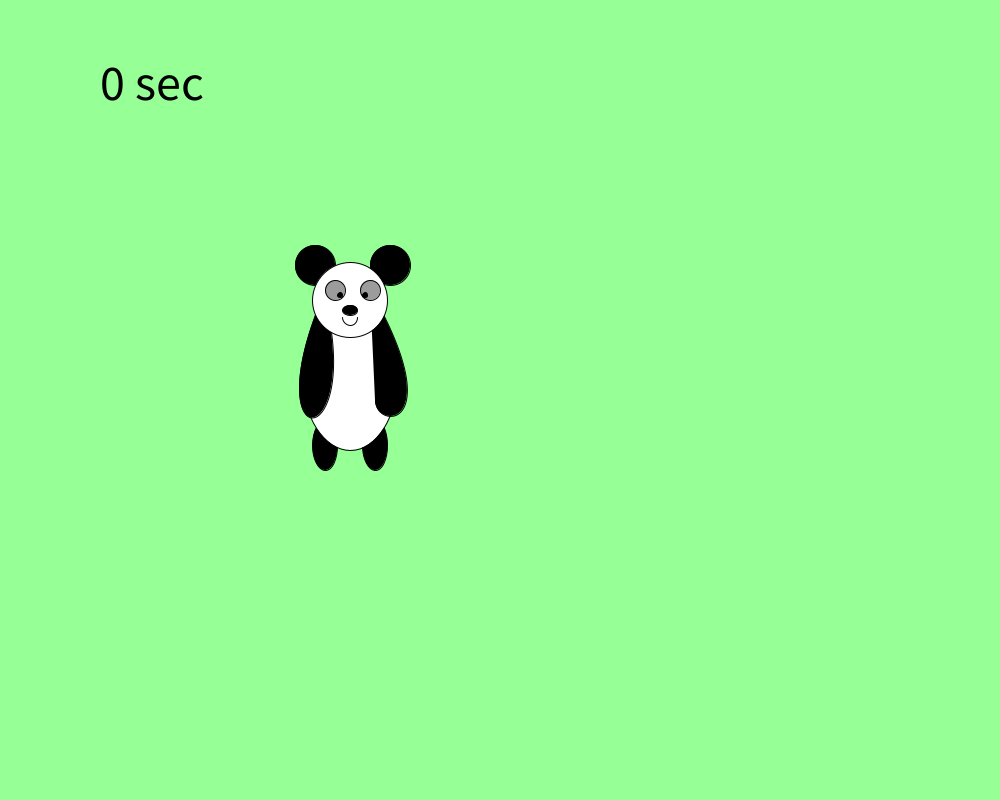
Frame 1 (no input)
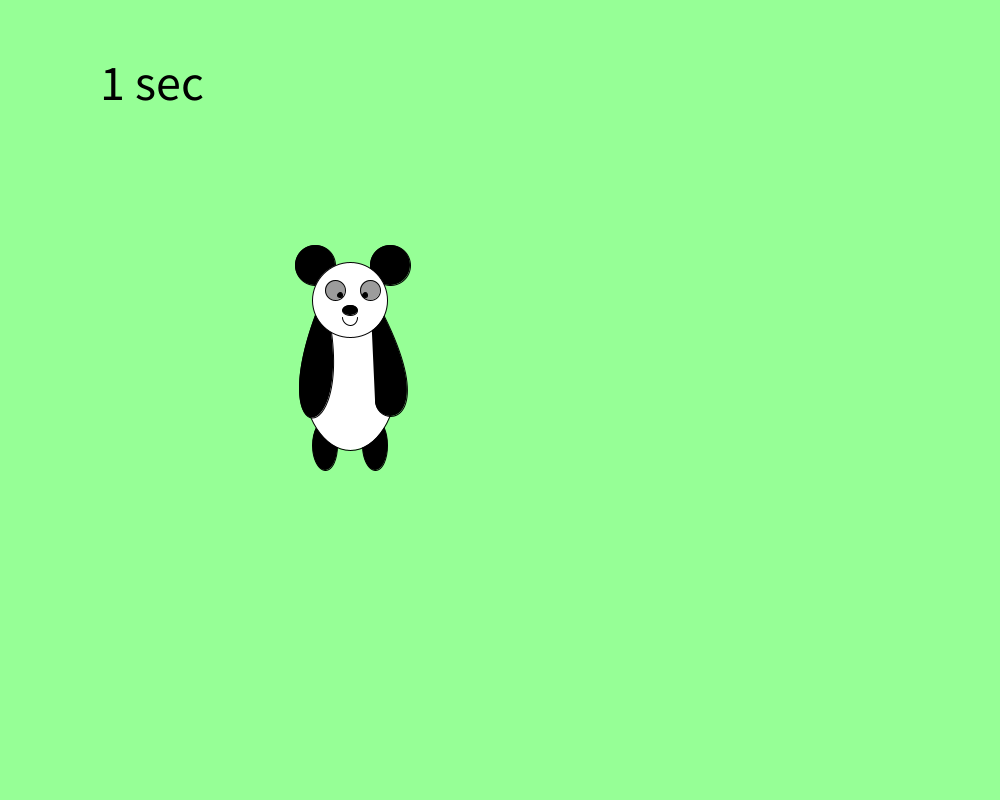
Frame 60 (the mouse pressed at the canvas centre just before this capture)
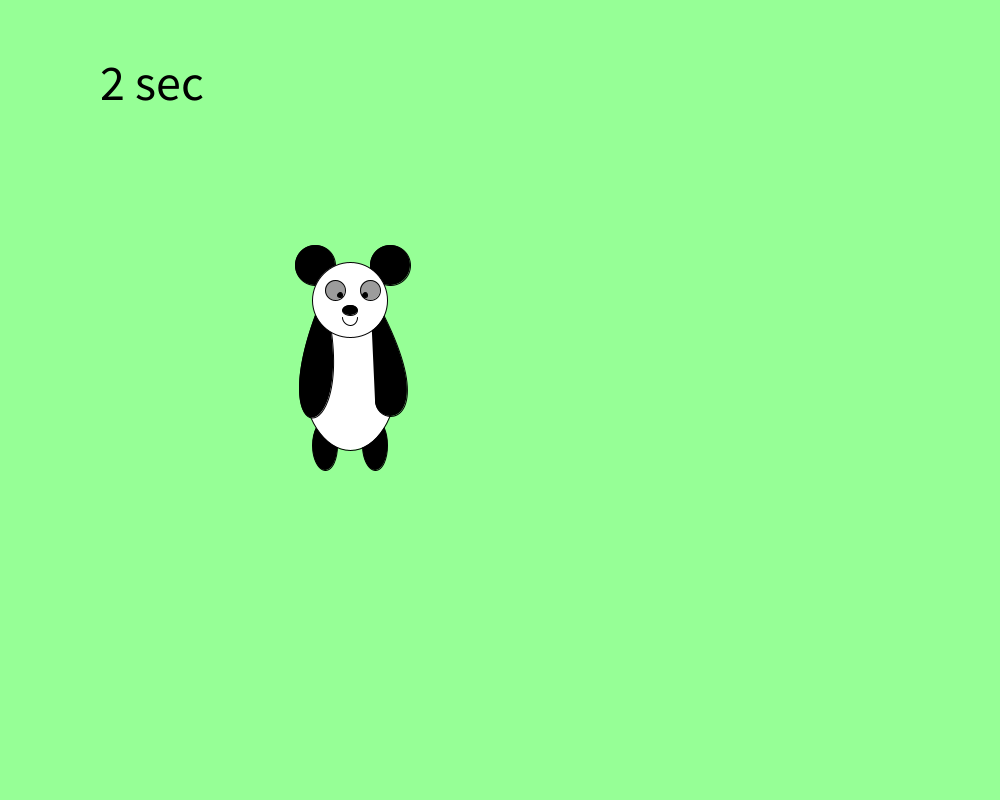
Frame 120 (the mouse held since frame 60 and released just before this capture)

The Processing sketch that drew these frames (run headless with seeded random() and noise(); from frame 60 on, the mouse is pressed at the canvas centre):

// Processing sketch: hw6timeMain
// ── hw6timeMain.pde
float a, b, c;
float p, q, r;
int fcount = 0;
void setup() {
  size(1000, 800);
  background(255);
  a = 400;
  b = 300;
  c = 50;
  p = 600;
  q = 300;
  r = 30;
  textSize(50);
}
void draw() {  // called 60 times in a second
  if (fcount < 120) {
    background(150, 255, 150);
    coffee(a, b, c,0);
  } else if (fcount < 240) {
    background(100, 250, 255);
    HourBear(p, q, r,0);
  } else {
    background(255, 150, 255);
    coffee(a, b, c,1);
    HourBear(p, q, r,1);
  }
  fcount++;
  if (fcount>360) fcount = 0;
  text(fcount/60 + " sec", 100, 100);
}

// ── hour.pde

void HourBear(float x, float y, float d,int option) {
  //body
  fill(149, 120, 106);
  ellipse(x-1*d, y+3.4*d, d*6.4, d*4.4);
  // ears
  ellipse(x-2.75*d, y-1.35*d, d*1.7, d*1.7);
  ellipse(x+0.75*d, y-1.35*d, d*1.7, d*1.7);
  // inner ears
  fill(112, 90, 87);
  ellipse(x-2.75*d, y-1.35*d, d*1.4, d*1.4);
  ellipse(x+0.75*d, y-1.35*d, d*1.4, d*1.4);
  //face
  if(option == 0) fill(149, 120, 106);
  else fill(255,200,255);
  ellipse(x-1*d, y+0.3*d, d*4.5, d*4.4);
  //eye
  fill(251, 251, 251);
  ellipse(x-1.7*d, y-0.5*d, d*0.65, d*0.65);
  ellipse(x-0.3*d, y-0.5*d, d*0.65, d*0.65);
  //eye
  fill(15, 15, 11);
  ellipse(x-1.7*d, y-0.5*d, d*0.40, d*0.40);
  ellipse(x-0.3*d, y-0.5*d, d*0.40, d*0.40);
  //snout
  fill(112, 90, 87);
  ellipse(x-1*d, y+0.90*d, d*2, d*2);
  //mouth
  fill(0, 0, 0);
  arc(x-1*d, y+1.2*d, d*0.70, d*0.65, 0, PI);
  ellipse(x-1*d, y+0.50*d, d*0.80, d*0.80);
}

// ── lychhy.pde
void coffee(float x, float y, float d,int oo) {
  fill(0);
  ellipse(x-1.5*d, y+d*2.9, d/2, d); //left leg
  ellipse(x-0.5*d, y+d*2.9, d/2, d); //right leg
  circle(x-0.2*d, y-0.7*d, d-10); //right ear
  circle(x-1.7*d, y-0.7*d, d-10); //left ear
  fill(255);
  ellipse(x-d, y+1.5*d, 1.9*d, 3*d);  //body
  fill(0);
  bezier(x-1.7*d, y+0.3*d, x-2.7*d, y+3*d, x-d, y+3*d, x-1.4*d, y+0.5*d); //left hand
  bezier(x-0.5*d, y+2*d, x-0.5*d, y+2.6*d, x+d, y+2.6*d, x-0.6*d, y-0.2*d); //right hand
  if(oo == 0) fill(255); else fill(255,200, 250);//suh
  circle(x-d, y, 1.5*d);  //face
  fill(156);
  circle(x-1.3*d, y-10, 0.4*d); //left eye
  circle(x-0.6*d, y-10, 0.4*d); //right eye
  fill(0);
  ellipse(x-d, y+0.2*d, 0.3*d, 0.2*d); //nose
  stroke(0);
  circle(x-1.2*d, y-5, 0.1*d); //button left eye
  circle(x-0.7*d, y-5, 0.1*d); //button right eye
  noFill();
  arc(x-d, y+0.35*d, 0.3*d, 0.3*d, 0, PI); //mouse
}
